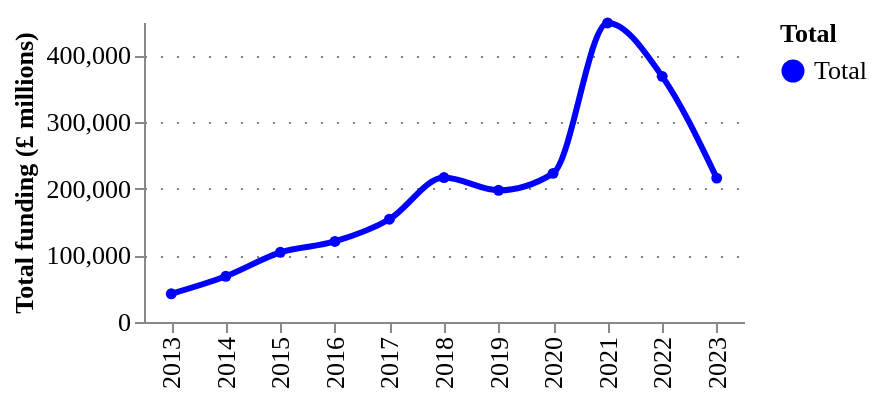

Write notebook code for a chart like this one.
### Code cell
fig = pu.ts_smooth(
    baseline_df.assign(Total="Total").assign(amount = lambda df: df.amount/1000),
    ["Total"],
    variable= "amount",
    variable_title = "Total funding (£ millions)",
    category_column = "Total",
    width = 300,
    height = 150,
    legend_orient='right',
)
pu.configure_plots(fig)

### Figure 1 — Vega-Lite specification as saved in the notebook (floating-point values rounded to 4 significant figures)
{"config": {"title": {"font": "Averta", "anchor": "start"}, "subtitle": {"font": "Averta"}, "axis": {"labelFont": "Averta", "titleFont": "Averta", "gridColor": "grey", "gridDash": [1, 7], "labelFontSize": 13, "titleFontSize": 13}, "header": {"labelFont": "Averta", "titleFont": "Averta"}, "legend": {"labelFont": "Averta", "titleFont": "Averta", "labelFontSize": 13, "titleFontSize": 13}, "range": {"category": ["#0000FF", "#FDB633", "#18A48C", "#9A1BBE", "#EB003B", "#FF6E47", "#646363", "#0F294A", "#97D9E3", "#A59BEE", "#F6A4B7", "#D2C9C0", "#FFFFFF", "#000000"], "ordinal": {"scheme": ["#0000FF", "#FDB633", "#18A48C", "#9A1BBE", "#EB003B", "#FF6E47", "#646363", "#0F294A", "#97D9E3", "#A59BEE", "#F6A4B7", "#D2C9C0", "#FFFFFF", "#000000"]}}, "view": {"strokeWidth": 0}}, "data": {"name": "data-9260e806f1f14bdf100f4490725a1592"}, "mark": {"type": "line", "interpolate": "monotone", "point": {"filled": true, "size": 30}, "size": 3, "strokeDash": [0]}, "encoding": {"color": {"field": "Total", "legend": {"orient": "right"}, "scale": {}, "type": "nominal"}, "tooltip": [{"field": "year", "title": "Year", "type": "ordinal"}, {"field": "Total", "type": "nominal"}, {"field": "amount", "format": ".3f", "title": "Total funding (£ millions)", "type": "quantitative"}], "x": {"field": "year", "title": "", "type": "ordinal"}, "y": {"field": "amount", "title": "Total funding (£ millions)", "type": "quantitative"}}, "height": 150, "title": {"anchor": "start", "text": "", "fontSize": 14, "subtitle": "", "subtitleFont": "Averta", "subtitleFontSize": 13}, "width": 300, "$schema": "https://vega.github.io/schema/vega-lite/v4.17.0.json", "datasets": {"data-9260e806f1f14bdf100f4490725a1592": [{"year": 2013, "counts": 21249, "amount": 42350.0, "Total": "Total"}, {"year": 2014, "counts": 28412, "amount": 68570.0, "Total": "Total"}, {"year": 2015, "counts": 34201, "amount": 104500.0, "Total": "Total"}, {"year": 2016, "counts": 35601, "amount": 120800.0, "Total": "Total"}, {"year": 2017, "counts": 37020, "amount": 154100.0, "Total": "Total"}, {"year": 2018, "counts": 41433, "amount": 216600.0, "Total": "Total"}, {"year": 2019, "counts": 41130, "amount": 197500.0, "Total": "Total"}, {"year": 2020, "counts": 41158, "amount": 222900.0, "Total": "Total"}, {"year": 2021, "counts": 51862, "amount": 448600.0, "Total": "Total"}, {"year": 2022, "counts": 46549, "amount": 368400.0, "Total": "Total"}, {"year": 2023, "counts": 35655, "amount": 215800.0, "Total": "Total"}]}}
